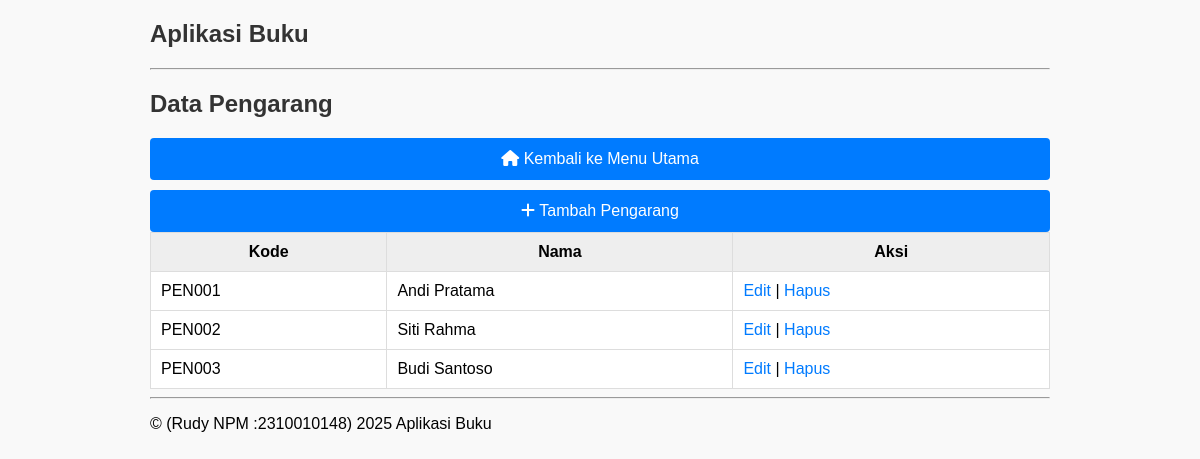
/pengarang/index.php, run on the app's committed database.
### tables this page shows
CREATE TABLE IF NOT EXISTS `pengarang` (
  `kode_pengarang` varchar(10) NOT NULL,
  `nama_pengarang` varchar(30) DEFAULT NULL,
  PRIMARY KEY (`kode_pengarang`)
);

### pengarang/index.php (the view, shortened to what this page needs)
<?php
include "../config/koneksi.php";
$data = mysqli_query($koneksi, "SELECT * FROM pengarang");
?>
<h2>Data Pengarang</h2>
<div class="nav-links">
    <a href="../index.php"><i class="fas fa-home"></i> Kembali ke Menu Utama</a>
    <a href="tambah.php"><i class="fas fa-plus"></i> Tambah Pengarang</a>
</div>
<table>
    <tr>
        <th>Kode</th>
        <th>Nama</th>
        <th>Aksi</th>
    </tr>
    <?php while ($d = mysqli_fetch_assoc($data)) { ?>
    <tr>
        <td><?= htmlspecialchars($d['kode_pengarang']) ?></td>
        <td><?= htmlspecialchars($d['nama_pengarang']) ?></td>
        <td>
            <a href="edit.php?kode=<?= urlencode($d['kode_pengarang']) ?>">Edit</a> |
            <a href="hapus.php?kode=<?= urlencode($d['kode_pengarang']) ?>" onclick="return confirm('Yakin ingin menghapus pengarang ini?')">Hapus</a>
        </td>
    </tr>
    <?php } ?>
</table>
<?php
include "../config/layout.php";
?>

### assets/style.css (style rules this page uses)
body { font-family: Arial, sans-serif; margin: 20px; background: #f9f9f9; }
h2 { margin-bottom: 20px; color: #333; }
table { border-collapse: collapse; width: 100%; background: white; }
table, th, td { border: 1px solid #ddd; }
th { background: #eee; }
th, td { padding: 10px; }
a { text-decoration: none; color: #007bff; }
.nav-links { display: flex !important; flex-direction: column !important; gap: 10px !important; }
.nav-links a { display: block !important; background: #007bff; color: white; padding: 12px; border-radius: 4px; text-align: center; transition: background 0.2s ease; }

### data on the page
pengarang: kode_pengarang "PEN001", nama_pengarang "Andi Pratama"
pengarang: kode_pengarang "PEN002", nama_pengarang "Siti Rahma"
pengarang: kode_pengarang "PEN003", nama_pengarang "Budi Santoso"

### other printed values
$siteTitle "Aplikasi Buku"
